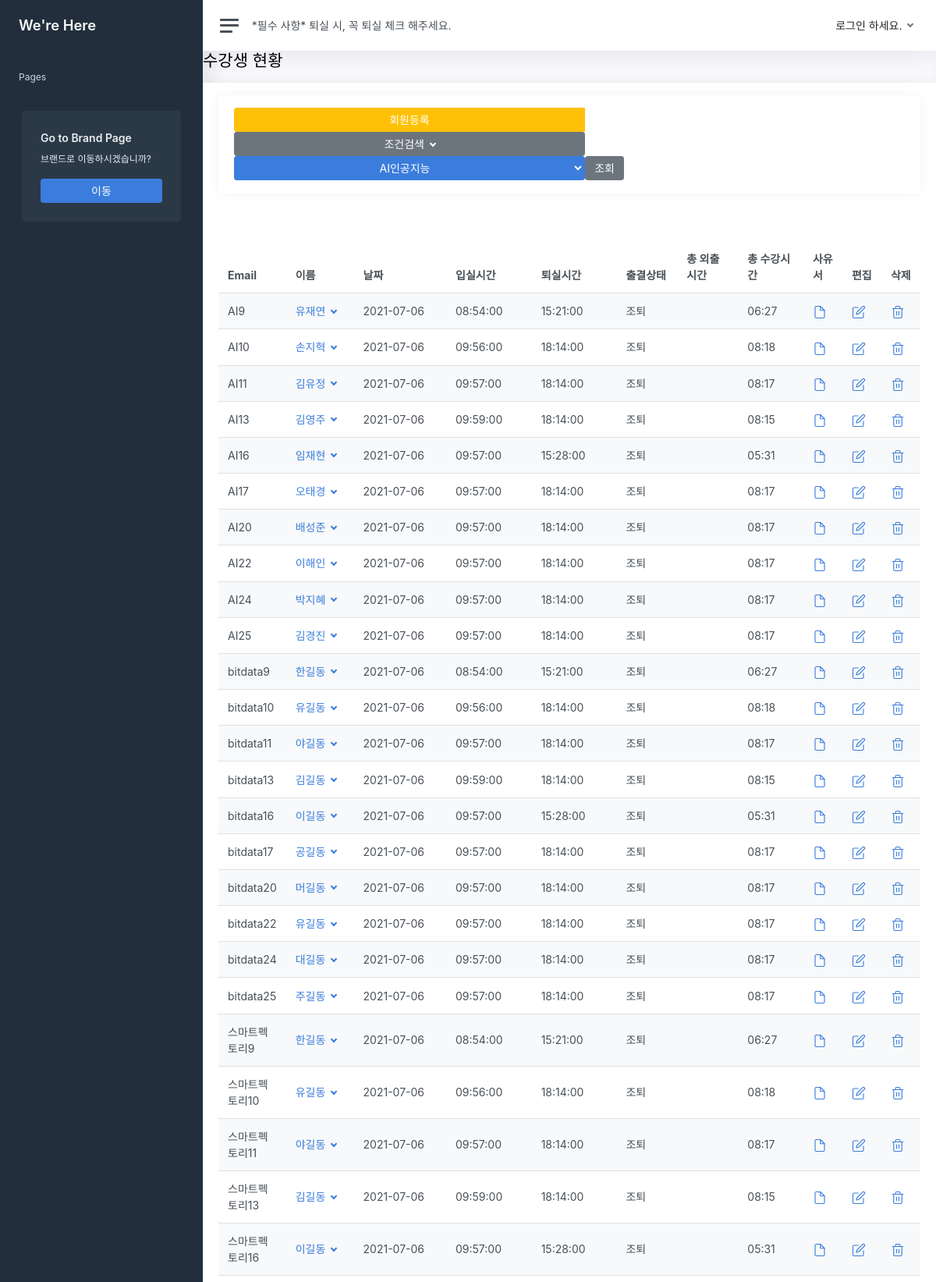
The app's page /CRM/status/data/early/ (upper part) with its own data.
### CRM/models.py (models this page shows)
class Student_list(models.Model):
    studentListNum = models.AutoField(ClassList, primary_key=True)
    member_fk = models.ForeignKey(Member, on_delete=models.CASCADE)
    class_fk = models.ForeignKey(ClassList, on_delete=models.CASCADE)
    date = models.DateField(auto_now_add=True)
    attendance = models.CharField(max_length=2,default='N',null=True)
    absent = models.CharField(max_length=2,default='N',null=True)
    late = models.CharField(max_length=2,default='N',null=True)
    early= models.CharField(max_length=2,default='N',null=True)
    input_time = models.DateTimeField(null=True)
    output_time= models.DateTimeField(null=True)
    total_time_outing = models.DateTimeField(null=True)
    total_time = models.DateTimeField(null=True)
    temperature = models.FloatField(null=True)

class Member (models.Model):
    email = models.CharField(max_length=200, primary_key=True)
    class_fk = models.ForeignKey(ClassList, on_delete=models.CASCADE, null=True)
    password = models.CharField(max_length=200)
    name = models.CharField(max_length=50)
    age = models.IntegerField(null=True)
    university = models.CharField(max_length=50,default = '',null=True)
    major = models.CharField(max_length=50,default = '',null=True)
    interest_language = models.CharField(max_length=50,default = '',null=True)
    phone_number = models.CharField(max_length=100,default = '',null=True)
    address = models.CharField(max_length=200,default = '',null=True)
    birth = models.DateField(null=True)
    seat_num = models.IntegerField(null=True)
    authority = models.CharField(max_length=50)

### CRM/VIEW/status.py (the view)
# urls.py: path('status/data/early/',              Status.early,         name='status_early'),
    def early(request):
        classlist = ClassList.objects.all()
        list_status_here = Student_list.objects.filter(early='Y')
        context = {'classlist' : classlist,}
        for object in list_status_here:
            object.date = object.date.strftime('%Y-%m-%d')
            object.input_time = object.input_time.strftime('%H:%M:%S')
            object.output_time = object.output_time.strftime('%H:%M:%S')
            object.total_time = Status.diff_time(object.output_time, object.input_time)
            object.absent = '조퇴'
        context = {'list_status' : list_status_here, 'classlist' : classlist,}
        return render(request, './crm/page/03_status/status_05.html', context)

### CRM/VIEW/status.py (called while the page is built)
    def diff_time(time_in,time_out):
        t2 = datetime.strptime(time_out,'%H:%M:%S')
        t1 = datetime.strptime(time_in,'%H:%M:%S')
        time_stay = abs(t2-t1)
        result = time(time_stay.seconds //3600, (time_stay.seconds // 60) % 60).strftime('%H:%M')
        return result

### CRM/templates/crm/page/03_status/status_05.html (shortened to what this page needs)
{% extends 'crm/include/base_c.html' %}
{% load static %}
{% block content %}
<h1 class="h3 mb-3">수강생 현황</h1>
<div class="row">
    <div class="col-12">
        <div class="card">
            <div class="card-header">
                <div class="card">
                    <div class="card-header">
                        <div class="btn-group">
                            <button type="button" class="btn btn-warning" data-toggle="modal" data-target="#centeredModalWarning" style="width:450px">
                            회원등록
                            </button>
                        </div>
                        <div class="btn-group">
                            <button type="button" class="btn btn-secondary dropdown-toggle" data-toggle="dropdown"
                                style="width:450px">
                                조건검색
                            </button>
                        </div>
                        <div class="btn-group">
                            <select type="button" class="btn btn-primary dropdown-toggle" data-toggle="dropdown"
                                aria-haspopup="true" aria-expanded="false" name="select_class"
                                id="select_class" onchange="search_class()" style="width:450px">
                                <div class="dropdown-menu">
                                    {% for object in classlist %}
                                    <option>{{ object.class_name }}</option>
                                </div>
                                {% endfor %}
                                <form action="{% url 'CRM:status_data'%}"method="post">
                                    <button type="submit" class="btn btn-secondary"> 조회 </button>
                                </form>
                            </div>
                    </div>
                </div>
            </div>
            <div class="card-body">
                <table class="table table-striped" id="dynamicTable">
                    <thead>
                        <tr>
                            <th style="width:6%;">Email</th>
                            <th style="width:10%">이름</th>
                            <th style="width:15%">날짜</th>
                            <th style="width:13%">입실시간</th>
                            <th style="width:13%">퇴실시간</th>
                            <th style="width:10%">출결상태</th>
                            <th style="width:10%">총 외출시간</th>
                            <th style="width:10%">총 수강시간</th>
                            <th style="width:5%">사유서</th>
                            <th style="width:4%">편집</th>
                            <th style="width:4%">삭제</th>
                        </tr>
                    </thead>
                    <tbody id="dynamicTbody">
                        {% for status in list_status %}
                        <tr>
                            <td> {{status.member_fk.email}} </td>
                            <td>
                                <a class="dropdown-toggle" href="#" data-toggle="dropdown" aria-expanded="false">
                                    {{ status.member_fk.name }}
                                </a>
                            </td>
                            <td> {{status.date}} </td>
                            <td> {{status.input_time}} </td>
                            <td> {{status.output_time}} </td>
                            {% if status.absent == '결석' %}
                            <td> <span class="badge bg-danger"> 결석 </span> </td>
                            {% elif status.absent == '미퇴실' %}
                            <td> <span class="align-middle"> 미퇴실 </span> </td>
                            {% elif status.absent == '지각' %}
                            <td> <span class="badge bg-warning"> 지각 </span> </td>
                            {% elif status.absent == '조퇴' %}
                            <td> 조퇴 </td>
                            {% else %}
                            <td> <span class="badge bg-success"> 출석 </span> </td>
                            {% endif %}
                            <td> </td>
                            <td> {{status.total_time}} </td>
                            <td> <a href="#"> </a></td>
                            <td> <a href="#">
                            </a></td>
                            <td> <a href="#">
                            </a></td>
                        </tr>
                        {% endfor %}
                    </tbody>
                </table>
            </div>
        </div>
    </div>
</div>
{% endblock %}

### records on screen
Student_list: member_fk.email "AI9", member_fk.name "유재연", date "2021-07-06", input_time "08:54:00", output_time "15:21:00", absent "조퇴", total_time "06:27"
Student_list: member_fk.email "AI10", member_fk.name "손지혁", date "2021-07-06", input_time "09:56:00", output_time "18:14:00", absent "조퇴", total_time "08:18"
Student_list: member_fk.email "AI11", member_fk.name "김유정", date "2021-07-06", input_time "09:57:00", output_time "18:14:00", absent "조퇴", total_time "08:17"
Student_list: member_fk.email "AI13", member_fk.name "김영주", date "2021-07-06", input_time "09:59:00", output_time "18:14:00", absent "조퇴", total_time "08:15"
Student_list: member_fk.email "AI16", member_fk.name "임재현", date "2021-07-06", input_time "09:57:00", output_time "15:28:00", absent "조퇴", total_time "05:31"
Student_list: member_fk.email "AI17", member_fk.name "오태경", date "2021-07-06", input_time "09:57:00", output_time "18:14:00", absent "조퇴", total_time "08:17"
Student_list: member_fk.email "AI20", member_fk.name "배성준", date "2021-07-06", input_time "09:57:00", output_time "18:14:00", absent "조퇴", total_time "08:17"
Student_list: member_fk.email "AI22", member_fk.name "이해인", date "2021-07-06", input_time "09:57:00", output_time "18:14:00", absent "조퇴", total_time "08:17"
Student_list: member_fk.email "AI24", member_fk.name "박지혜", date "2021-07-06", input_time "09:57:00", output_time "18:14:00", absent "조퇴", total_time "08:17"
Student_list: member_fk.email "AI25", member_fk.name "김경진", date "2021-07-06", input_time "09:57:00", output_time "18:14:00", absent "조퇴", total_time "08:17"
Student_list: member_fk.email "bitdata9", member_fk.name "한길동", date "2021-07-06", input_time "08:54:00", output_time "15:21:00", absent "조퇴", total_time "06:27"
Student_list: member_fk.email "bitdata10", member_fk.name "유길동", date "2021-07-06", input_time "09:56:00", output_time "18:14:00", absent "조퇴", total_time "08:18"
Student_list: member_fk.email "bitdata11", member_fk.name "야길동", date "2021-07-06", input_time "09:57:00", output_time "18:14:00", absent "조퇴", total_time "08:17"
Student_list: member_fk.email "bitdata13", member_fk.name "김길동", date "2021-07-06", input_time "09:59:00", output_time "18:14:00", absent "조퇴", total_time "08:15"
Student_list: member_fk.email "bitdata16", member_fk.name "이길동", date "2021-07-06", input_time "09:57:00", output_time "15:28:00", absent "조퇴", total_time "05:31"
Student_list: member_fk.email "bitdata17", member_fk.name "공길동", date "2021-07-06", input_time "09:57:00", output_time "18:14:00", absent "조퇴", total_time "08:17"
Student_list: member_fk.email "bitdata20", member_fk.name "머길동", date "2021-07-06", input_time "09:57:00", output_time "18:14:00", absent "조퇴", total_time "08:17"
Student_list: member_fk.email "bitdata22", member_fk.name "유길동", date "2021-07-06", input_time "09:57:00", output_time "18:14:00", absent "조퇴", total_time "08:17"
Student_list: member_fk.email "bitdata24", member_fk.name "대길동", date "2021-07-06", input_time "09:57:00", output_time "18:14:00", absent "조퇴", total_time "08:17"
Student_list: member_fk.email "bitdata25", member_fk.name "주길동", date "2021-07-06", input_time "09:57:00", output_time "18:14:00", absent "조퇴", total_time "08:17"
Student_list: member_fk.email "스마트펙토리9", member_fk.name "한길동", date "2021-07-06", input_time "08:54:00", output_time "15:21:00", absent "조퇴", total_time "06:27"
Student_list: member_fk.email "스마트펙토리10", member_fk.name "유길동", date "2021-07-06", input_time "09:56:00", output_time "18:14:00", absent "조퇴", total_time "08:18"
Student_list: member_fk.email "스마트펙토리11", member_fk.name "야길동", date "2021-07-06", input_time "09:57:00", output_time "18:14:00", absent "조퇴", total_time "08:17"
Student_list: member_fk.email "스마트펙토리13", member_fk.name "김길동", date "2021-07-06", input_time "09:59:00", output_time "18:14:00", absent "조퇴", total_time "08:15"
Student_list: member_fk.email "스마트펙토리16", member_fk.name "이길동", date "2021-07-06", input_time "09:57:00", output_time "15:28:00", absent "조퇴", total_time "05:31"

### other values on screen
form field select_class "AI인공지능"
